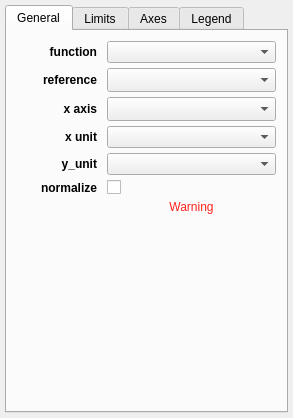
<?xml version="1.0" encoding="UTF-8"?>
<ui version="4.0">
 <class>Widget</class>
 <widget class="QWidget" name="Widget">
  <property name="geometry">
   <rect>
    <x>0</x>
    <y>0</y>
    <width>293</width>
    <height>418</height>
   </rect>
  </property>
  <property name="windowTitle">
   <string>1D Profile</string>
  </property>
  <layout class="QGridLayout" name="gridLayout_5">
   <property name="leftMargin">
    <number>5</number>
   </property>
   <property name="topMargin">
    <number>5</number>
   </property>
   <property name="rightMargin">
    <number>5</number>
   </property>
   <property name="bottomMargin">
    <number>5</number>
   </property>
   <property name="verticalSpacing">
    <number>5</number>
   </property>
   <item row="9" column="2">
    <widget class="QTabWidget" name="tab_widget">
     <property name="currentIndex">
      <number>0</number>
     </property>
     <widget class="QWidget" name="tab">
      <attribute name="title">
       <string>General</string>
      </attribute>
      <layout class="QGridLayout" name="gridLayout_2">
       <property name="leftMargin">
        <number>10</number>
       </property>
       <property name="topMargin">
        <number>10</number>
       </property>
       <property name="rightMargin">
        <number>10</number>
       </property>
       <property name="bottomMargin">
        <number>10</number>
       </property>
       <property name="horizontalSpacing">
        <number>10</number>
       </property>
       <property name="verticalSpacing">
        <number>5</number>
       </property>
       <item row="2" column="1" colspan="2">
        <widget class="QComboBox" name="combosel_x_att">
         <property name="sizeAdjustPolicy">
          <enum>QComboBox::AdjustToMinimumContentsLengthWithIcon</enum>
         </property>
        </widget>
       </item>
       <item row="7" column="0">
        <spacer name="verticalSpacer_2">
         <property name="orientation">
          <enum>Qt::Vertical</enum>
         </property>
         <property name="sizeHint" stdset="0">
          <size>
           <width>20</width>
           <height>40</height>
          </size>
         </property>
        </spacer>
       </item>
       <item row="0" column="0">
        <widget class="QLabel" name="label">
         <property name="font">
          <font>
           <weight>75</weight>
           <bold>true</bold>
          </font>
         </property>
         <property name="text">
          <string>function</string>
         </property>
         <property name="alignment">
          <set>Qt::AlignRight|Qt::AlignTrailing|Qt::AlignVCenter</set>
         </property>
        </widget>
       </item>
       <item row="2" column="0">
        <widget class="QLabel" name="label_3">
         <property name="font">
          <font>
           <weight>75</weight>
           <bold>true</bold>
          </font>
         </property>
         <property name="text">
          <string>x axis</string>
         </property>
         <property name="alignment">
          <set>Qt::AlignRight|Qt::AlignTrailing|Qt::AlignVCenter</set>
         </property>
        </widget>
       </item>
       <item row="7" column="1" colspan="2">
        <spacer name="horizontalSpacer">
         <property name="orientation">
          <enum>Qt::Horizontal</enum>
         </property>
         <property name="sizeHint" stdset="0">
          <size>
           <width>40</width>
           <height>5</height>
          </size>
         </property>
        </spacer>
       </item>
       <item row="5" column="0">
        <widget class="QLabel" name="label_7">
         <property name="font">
          <font>
           <weight>75</weight>
           <bold>true</bold>
          </font>
         </property>
         <property name="text">
          <string>normalize</string>
         </property>
         <property name="alignment">
          <set>Qt::AlignRight|Qt::AlignTrailing|Qt::AlignVCenter</set>
         </property>
        </widget>
       </item>
       <item row="1" column="1" colspan="2">
        <widget class="QComboBox" name="combosel_reference_data">
         <property name="sizeAdjustPolicy">
          <enum>QComboBox::AdjustToMinimumContentsLengthWithIcon</enum>
         </property>
        </widget>
       </item>
       <item row="6" column="1" colspan="2">
        <widget class="QLabel" name="text_warning">
         <property name="styleSheet">
          <string notr="true">color: rgb(255, 33, 28)</string>
         </property>
         <property name="text">
          <string>Warning</string>
         </property>
         <property name="alignment">
          <set>Qt::AlignCenter</set>
         </property>
         <property name="wordWrap">
          <bool>true</bool>
         </property>
        </widget>
       </item>
       <item row="0" column="1" colspan="2">
        <widget class="QComboBox" name="combosel_function"/>
       </item>
       <item row="5" column="1">
        <widget class="QCheckBox" name="bool_normalize">
         <property name="text">
          <string/>
         </property>
        </widget>
       </item>
       <item row="1" column="0">
        <widget class="QLabel" name="label_6">
         <property name="font">
          <font>
           <weight>75</weight>
           <bold>true</bold>
          </font>
         </property>
         <property name="text">
          <string>reference</string>
         </property>
         <property name="alignment">
          <set>Qt::AlignRight|Qt::AlignTrailing|Qt::AlignVCenter</set>
         </property>
        </widget>
       </item>
       <item row="3" column="0">
        <widget class="QLabel" name="label_4">
         <property name="font">
          <font>
           <weight>75</weight>
           <bold>true</bold>
          </font>
         </property>
         <property name="text">
          <string>x unit</string>
         </property>
         <property name="alignment">
          <set>Qt::AlignRight|Qt::AlignTrailing|Qt::AlignVCenter</set>
         </property>
        </widget>
       </item>
       <item row="4" column="0">
        <widget class="QLabel" name="label_8">
         <property name="font">
          <font>
           <weight>75</weight>
           <bold>true</bold>
          </font>
         </property>
         <property name="text">
          <string>y_unit</string>
         </property>
         <property name="alignment">
          <set>Qt::AlignRight|Qt::AlignTrailing|Qt::AlignVCenter</set>
         </property>
        </widget>
       </item>
       <item row="4" column="1" colspan="2">
        <widget class="QComboBox" name="combosel_y_display_unit"/>
       </item>
       <item row="3" column="1" colspan="2">
        <widget class="QComboBox" name="combosel_x_display_unit"/>
       </item>
      </layout>
     </widget>
     <widget class="QWidget" name="tab_2">
      <attribute name="title">
       <string>Limits</string>
      </attribute>
      <layout class="QGridLayout" name="gridLayout">
       <property name="leftMargin">
        <number>10</number>
       </property>
       <property name="topMargin">
        <number>10</number>
       </property>
       <property name="rightMargin">
        <number>10</number>
       </property>
       <property name="bottomMargin">
        <number>10</number>
       </property>
       <property name="horizontalSpacing">
        <number>10</number>
       </property>
       <property name="verticalSpacing">
        <number>5</number>
       </property>
       <item row="0" column="2">
        <widget class="QToolButton" name="button_flip_x">
         <property name="styleSheet">
          <string notr="true">padding: 0px</string>
         </property>
         <property name="text">
          <string>⇄</string>
         </property>
        </widget>
       </item>
       <item row="1" column="1">
        <widget class="QLineEdit" name="valuetext_y_min"/>
       </item>
       <item row="0" column="3">
        <widget class="QLineEdit" name="valuetext_x_max"/>
       </item>
       <item row="0" column="1">
        <widget class="QLineEdit" name="valuetext_x_min"/>
       </item>
       <item row="0" column="0">
        <widget class="QLabel" name="label_2">
         <property name="font">
          <font>
           <weight>75</weight>
           <bold>true</bold>
          </font>
         </property>
         <property name="text">
          <string>x axis</string>
         </property>
        </widget>
       </item>
       <item row="1" column="0">
        <widget class="QLabel" name="label_5">
         <property name="font">
          <font>
           <weight>75</weight>
           <bold>true</bold>
          </font>
         </property>
         <property name="text">
          <string>y axis</string>
         </property>
        </widget>
       </item>
       <item row="3" column="3">
        <spacer name="verticalSpacer">
         <property name="orientation">
          <enum>Qt::Vertical</enum>
         </property>
         <property name="sizeHint" stdset="0">
          <size>
           <width>20</width>
           <height>40</height>
          </size>
         </property>
        </spacer>
       </item>
       <item row="1" column="3">
        <widget class="QLineEdit" name="valuetext_y_max"/>
       </item>
       <item row="2" column="1" colspan="4">
        <spacer name="horizontalSpacer_2">
         <property name="orientation">
          <enum>Qt::Horizontal</enum>
         </property>
         <property name="sizeHint" stdset="0">
          <size>
           <width>40</width>
           <height>5</height>
          </size>
         </property>
        </spacer>
       </item>
       <item row="1" column="4">
        <widget class="QToolButton" name="bool_y_log">
         <property name="text">
          <string>log</string>
         </property>
         <property name="checkable">
          <bool>true</bool>
         </property>
        </widget>
       </item>
       <item row="0" column="4">
        <widget class="QToolButton" name="bool_x_log">
         <property name="text">
          <string>log</string>
         </property>
         <property name="checkable">
          <bool>true</bool>
         </property>
        </widget>
       </item>
      </layout>
      <zorder>bool_x_log</zorder>
      <zorder>valuetext_x_max</zorder>
      <zorder>button_flip_x</zorder>
      <zorder>valuetext_x_min</zorder>
      <zorder>valuetext_y_min</zorder>
      <zorder>valuetext_y_max</zorder>
      <zorder>bool_y_log</zorder>
      <zorder>label_2</zorder>
      <zorder>label_5</zorder>
      <zorder>verticalSpacer</zorder>
      <zorder>horizontalSpacer_2</zorder>
     </widget>
     <widget class="QWidget" name="tab_3">
      <attribute name="title">
       <string>Axes</string>
      </attribute>
      <layout class="QHBoxLayout" name="horizontalLayout">
       <property name="leftMargin">
        <number>5</number>
       </property>
       <property name="topMargin">
        <number>5</number>
       </property>
       <property name="rightMargin">
        <number>5</number>
       </property>
       <property name="bottomMargin">
        <number>5</number>
       </property>
       <item>
        <widget class="AxesEditorWidget" name="axes_editor" native="true"/>
       </item>
      </layout>
     </widget>
     <widget class="QWidget" name="tab_4">
      <attribute name="title">
       <string>Legend</string>
      </attribute>
      <layout class="QHBoxLayout" name="horizontalLayout">
       <property name="leftMargin">
        <number>5</number>
       </property>
       <property name="topMargin">
        <number>5</number>
       </property>
       <property name="rightMargin">
        <number>5</number>
       </property>
       <property name="bottomMargin">
        <number>5</number>
       </property>
       <item>
        <widget class="LegendEditorWidget" name="legend_editor" native="true"/>
       </item>
      </layout>
     </widget>
    </widget>
   </item>
  </layout>
 </widget>
 <layoutdefault spacing="6" margin="11"/>
 <customwidgets>
  <customwidget>
   <class>AxesEditorWidget</class>
   <extends>QWidget</extends>
   <header>glue_qt.viewers.matplotlib.axes_editor</header>
  </customwidget>
  <customwidget>
   <class>LegendEditorWidget</class>
   <extends>QWidget</extends>
   <header>glue_qt.viewers.matplotlib.legend_editor</header>
  </customwidget>
 </customwidgets>
 <resources/>
 <connections/>
</ui>
